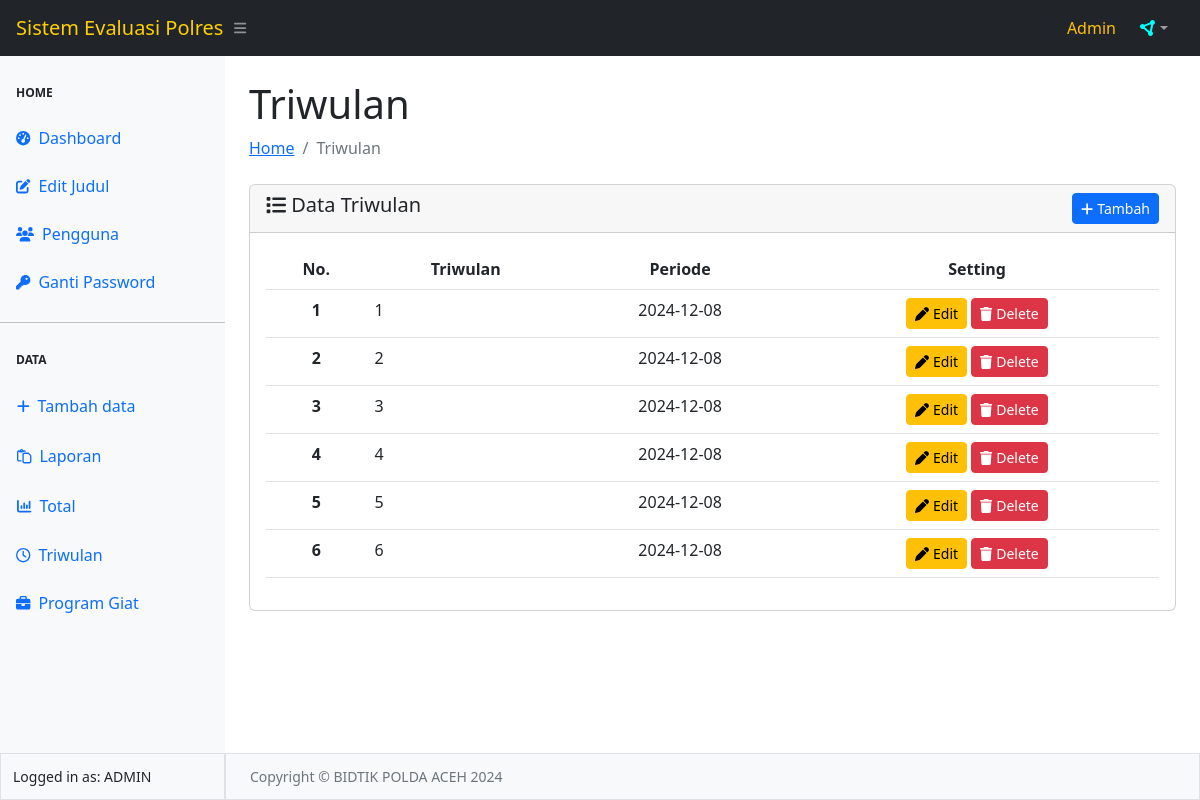
The page /triwulan/triwulan.php (signed in) on the database its author committed.
### tables this page shows
CREATE TABLE `triwulan` (
  `id` int(11) NOT NULL,
  `Triwulan` int(11) NOT NULL,
  `Periode` date NOT NULL,
  `Tenggat` varchar(225) NOT NULL
);

### user/function/functions.php (called while the page is built)
<?php
    function getData($sql) {
        global $koneksi;
        $result = mysqli_query($koneksi, $sql);
        $rows   = [];
        while ($row = mysqli_fetch_assoc($result)) {
            $rows[] = $row;
        }
        return $rows;
    }
    function userLogin() {
        $userActive = $_SESSION["ssUser"];
        $dataUser   = getData("SELECT * FROM user WHERE username = '$userActive'")[0];
        return $dataUser;
    }
?>

### config/conn.php (called while the page is built, shortened)
<?php
    $main_url = "http://localhost/Sistem-Evaluasi-Polres-main/";
?>

### triwulan/triwulan.php (the view, shortened to what this page needs)
<?php
require_once "../config/conn.php";
require_once "../user/function/functions.php";
require_once "../template/header.php";
require_once "../template/navbar.php";
require_once "../template/sidebar.php";
?>
<div id="layoutSidenav_content">
    <main>
        <div class="container-fluid px-4">
            <h1 class="mt-4">Triwulan</h1>
            <ol class="breadcrumb mb-4">
                <li class="breadcrumb-item"><a href="../index.php">Home</a></li>
                <li class="breadcrumb-item active">Triwulan</li>
            </ol>
            <div class="card">
                <div class="card-header">
                    <span class="h5 my-2"><i class="fa-solid fa-list"></i> Data Triwulan</span>
                    <?php if(userLogin()['role'] == 1) { ?>
                        <a href="<?= $main_url ?>triwulan/add-triwulan.php"
                            class="btn btn-sm btn-primary float-end"><i class="fa-solid fa-plus"></i> Tambah</a>
                    <?php } ?>
                </div>
                <div class="card-body">
                    <table class="table table-hover" id="example">
                        <thead>
                            <tr>
                                <th scope="col"><center>No.</center></th>
                                <th scope="col"><center>Triwulan</center></th>
                                <th scope="col"><center>Periode</center></th>
                                <?php if(userLogin()['role'] == 1) { ?>
                                    <th scope="col"><center>Setting</center></th>
                                <?php } ?>
                            </tr>
                        </thead>
                        <tbody>
                            <?php
                                $no = 1;
                                $queryKegiatan = mysqli_query($koneksi, "SELECT * FROM triwulan");
                                while ($data = mysqli_fetch_array($queryKegiatan)) { ?>
                                <tr>
                                    <th scope="row">
                                        <center>
                                            <?= $no++ ?>
                                        </center>
                                    </th>
                                    <td>
                                        <?= $data['Triwulan'] ?>
                                    </td>
                                    <td><center>
                                        <?= $data['Periode'] ?>
                                        </center>
                                    </td>
                                    <?php if(userLogin()['role'] == 1) { ?>
                                        <td>
                                            <center>
                                                <a href="<?= $main_url ?>triwulan/edit-triwulan.php?id=<?= $data['id'] ?>"
                                                    class="btn btn-sm btn-warning"><i class="fa-solid fa-pen" title="Edit"></i>
                                                    Edit</a>
                                                <a href="<?= $main_url ?>triwulan/triwulan.php?hapus=<?= $data['id'] ?>"
                                                    class="btn btn-sm btn-danger"><i class="fa-solid fa-trash"
                                                        title="Delete"></i> Delete</a>
                                            </center>
                                        </td>
                                    <?php } ?>
                                </tr>
                            <?php } ?>
                        </tbody>
                    </table>
                </div>
            </div>
        </div>
    </main>
    <?php
    require_once "../template/footer.php";
    ?>

### rows shown on the page
triwulan: Triwulan "1", Periode "2024-12-08"
triwulan: Triwulan "2", Periode "2024-12-08"
triwulan: Triwulan "3", Periode "2024-12-08"
triwulan: Triwulan "4", Periode "2024-12-08"
triwulan: Triwulan "5", Periode "2024-12-08"
triwulan: Triwulan "6", Periode "2024-12-08"

### other values the page prints
$main_title "Sistem Evaluasi Polres"
$_SESSION["ssUser"] "Admin"
$_SESSION["ssUser"] "ADMIN"
